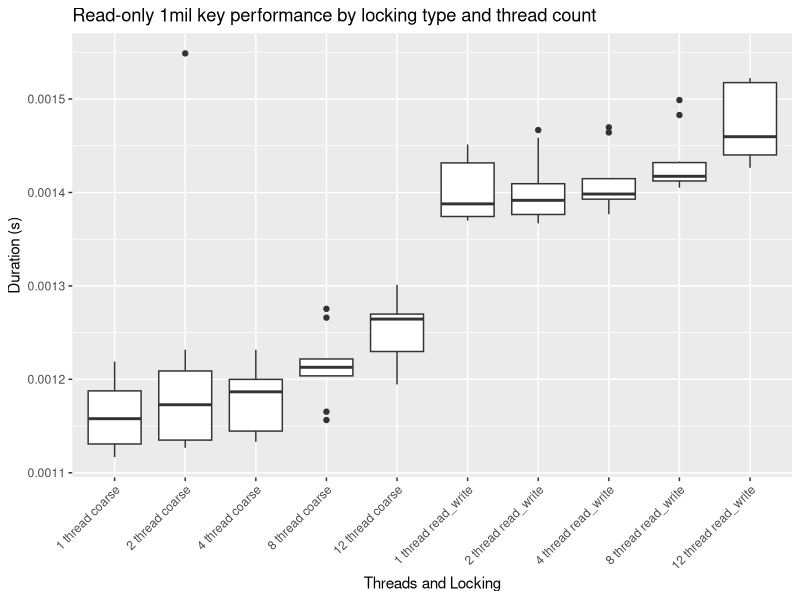
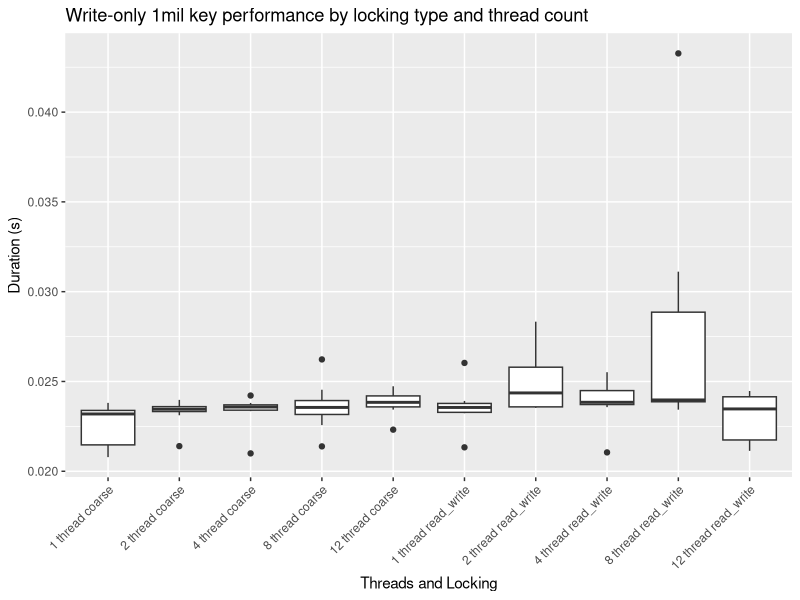
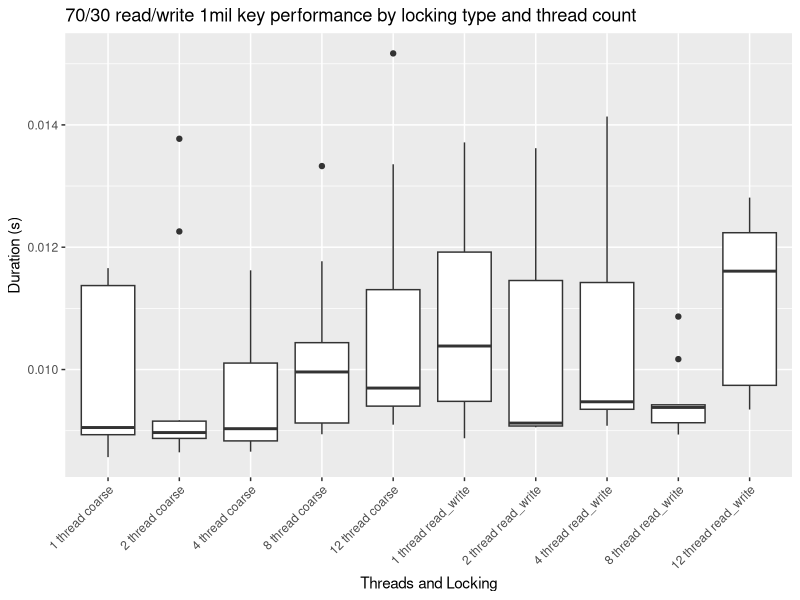
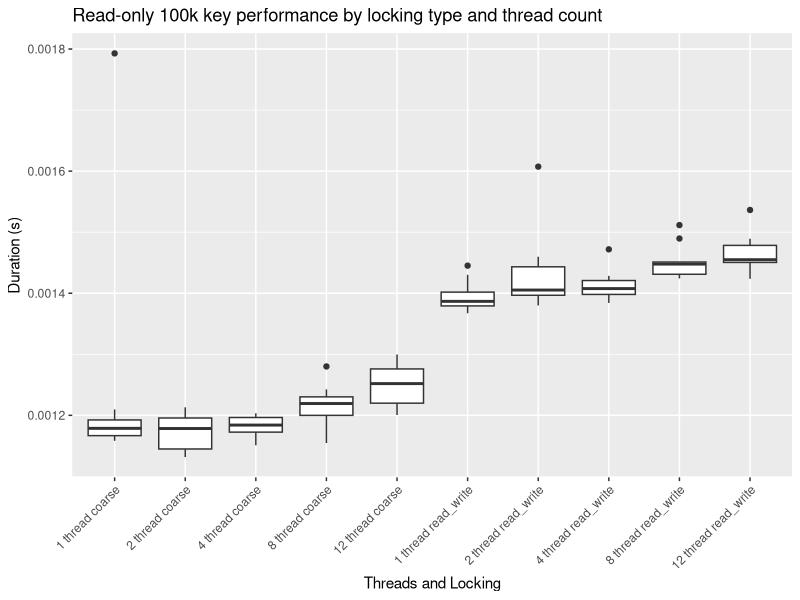
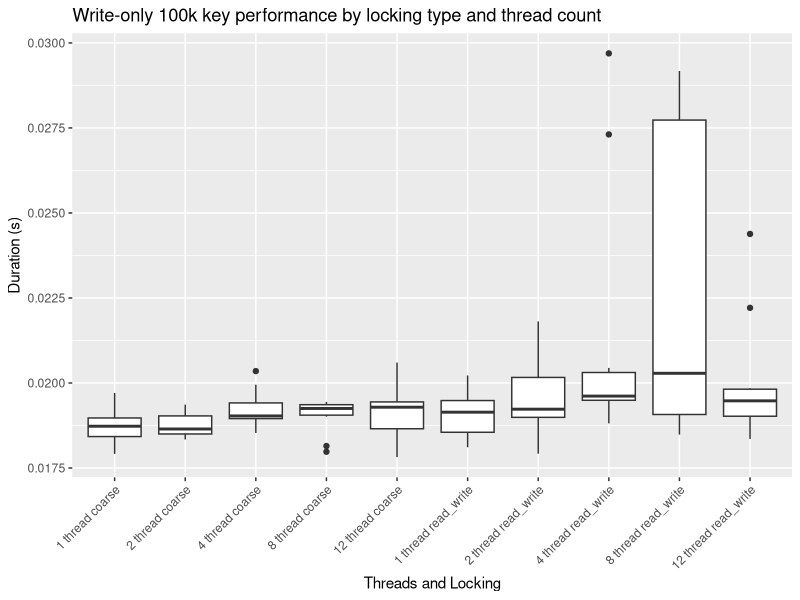
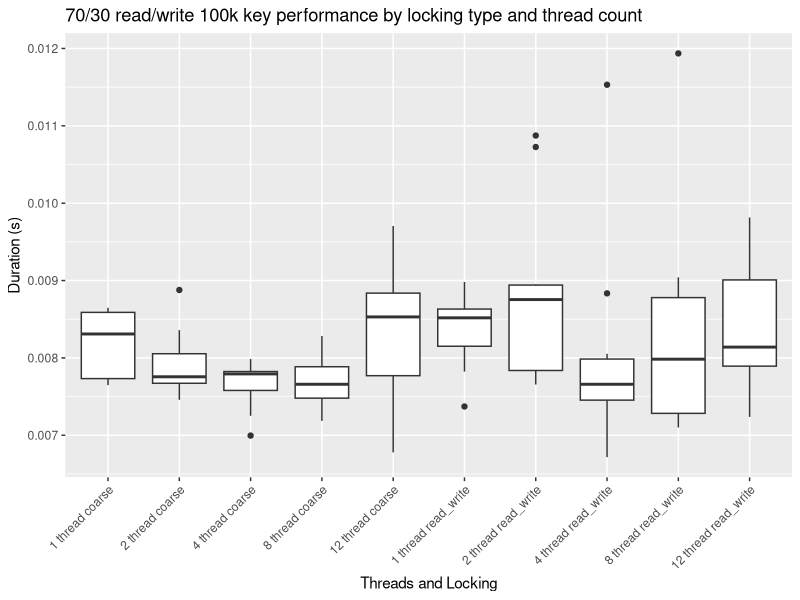
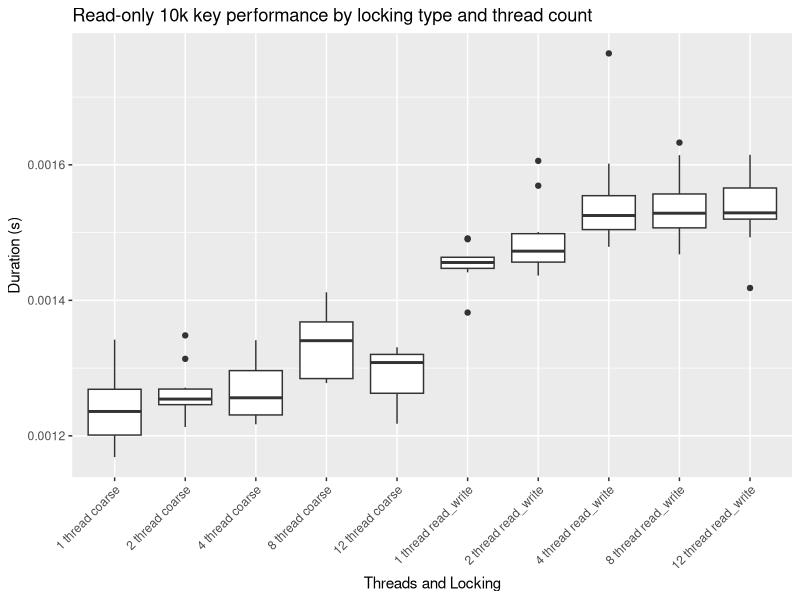
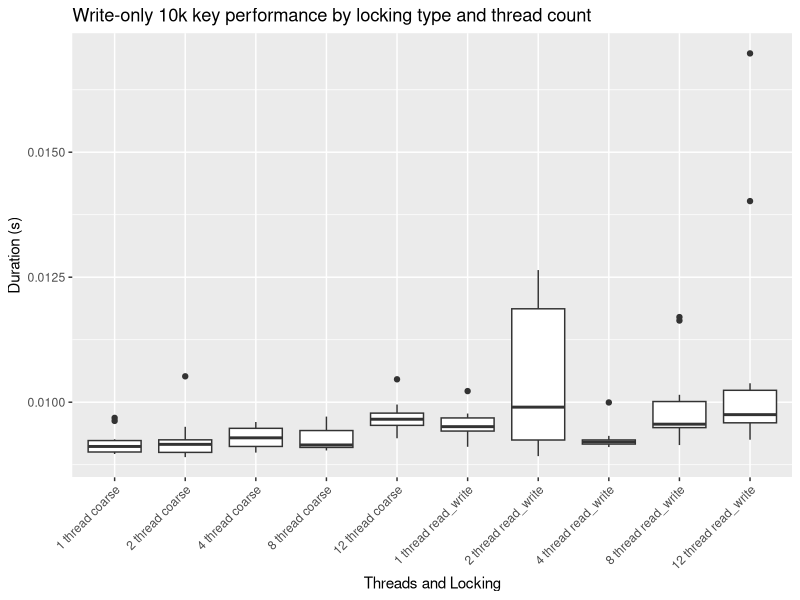

Source code (R) for these figures, in order:
#!/bin/env Rscript

library(tidyverse)
library(knitr)

# TREE

tree <- read.csv("csvs/tree.csv")

tree_mean <- tree %>%
  group_by(locking, job, threads, keys) %>%
  summarize(mean_duration = mean(duration),
            min_duration = min(duration),
            max_duration = max(duration),
            sd_duration = sd(duration),
            mean_cycles = mean(cycles),
            min_cycles = min(cycles),
            max_cycles = max(cycles),
            sd_cycles = sd(cycles))

kable(tree_mean, format = "markdown", align = "c")

tree$labels <- factor(paste(tree$threads, "thread", tree$locking),
                      levels = c("1 thread coarse",
                                 "2 thread coarse",
                                 "4 thread coarse",
                                 "8 thread coarse",
                                 "12 thread coarse",
                                 "1 thread read_write",
                                 "2 thread read_write",
                                 "4 thread read_write",
                                 "8 thread read_write",
                                 "12 thread read_write"))

tree_readonly_millionkeys <- tree %>% filter(job == "read_only", keys == 1000000)
tree_writeonly_millionkeys <- tree %>% filter(job == "write_only", keys == 1000000)
tree_readwrite_millionkeys <- tree %>% filter(job == "read_write", keys == 1000000)
tree_readonly_hundredthoukeys <- tree %>% filter(job == "read_only", keys == 100000)
tree_writeonly_hundredthoukeys <- tree %>% filter(job == "write_only", keys == 100000)
tree_readwrite_hundredthoukeys <- tree %>% filter(job == "read_write", keys == 100000)
tree_readonly_tenthoukeys <- tree %>% filter(job == "read_only", keys == 10000)
tree_writeonly_tenthoukeys <- tree %>% filter(job == "write_only", keys == 10000)
tree_readwrite_tenthoukeys <- tree %>% filter(job == "read_write", keys == 10000)

ggplot(data = tree_readonly_millionkeys, aes(x = labels, y = duration, group = labels)) +
  geom_boxplot() +
  labs(x = "Threads and Locking", y = "Duration (s)", title = "Read-only 1mil key performance by locking type and thread count") +
  theme(axis.text.x = element_text(angle = 45, hjust = 1))

ggplot(data = tree_writeonly_millionkeys, aes(x = labels, y = duration, group = labels)) +
  geom_boxplot() +
  labs(x = "Threads and Locking", y = "Duration (s)", title = "Write-only 1mil key performance by locking type and thread count") +
  theme(axis.text.x = element_text(angle = 45, hjust = 1))

ggplot(data = tree_readwrite_millionkeys, aes(x = labels, y = duration, group = labels)) +
  geom_boxplot() +
  labs(x = "Threads and Locking", y = "Duration (s)", title = "70/30 read/write 1mil key performance by locking type and thread count") +
  theme(axis.text.x = element_text(angle = 45, hjust = 1))

ggplot(data = tree_readonly_hundredthoukeys, aes(x = labels, y = duration, group = labels)) +
  geom_boxplot() +
  labs(x = "Threads and Locking", y = "Duration (s)", title = "Read-only 100k key performance by locking type and thread count") +
  theme(axis.text.x = element_text(angle = 45, hjust = 1))

ggplot(data = tree_writeonly_hundredthoukeys, aes(x = labels, y = duration, group = labels)) +
  geom_boxplot() +
  labs(x = "Threads and Locking", y = "Duration (s)", title = "Write-only 100k key performance by locking type and thread count") +
  theme(axis.text.x = element_text(angle = 45, hjust = 1))

ggplot(data = tree_readwrite_hundredthoukeys, aes(x = labels, y = duration, group = labels)) +
  geom_boxplot() +
  labs(x = "Threads and Locking", y = "Duration (s)", title = "70/30 read/write 100k key performance by locking type and thread count") +
  theme(axis.text.x = element_text(angle = 45, hjust = 1))

ggplot(data = tree_readonly_tenthoukeys, aes(x = labels, y = duration, group = labels)) +
  geom_boxplot() +
  labs(x = "Threads and Locking", y = "Duration (s)", title = "Read-only 10k key performance by locking type and thread count") +
  theme(axis.text.x = element_text(angle = 45, hjust = 1))

ggplot(data = tree_writeonly_tenthoukeys, aes(x = labels, y = duration, group = labels)) +
  geom_boxplot() +
  labs(x = "Threads and Locking", y = "Duration (s)", title = "Write-only 10k key performance by locking type and thread count") +
  theme(axis.text.x = element_text(angle = 45, hjust = 1))

ggplot(data = tree_readwrite_tenthoukeys, aes(x = labels, y = duration, group = labels)) +
  geom_boxplot() +
  labs(x = "Threads and Locking", y = "Duration (s)", title = "70/30 read/write 10k key performance by locking type and thread count") +
  theme(axis.text.x = element_text(angle = 45, hjust = 1))
